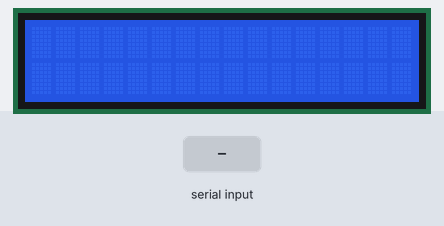
The sketch below on a simulated Arduino Uno, built with avr-gcc and run on an emulated ATmega328P. Parts: 16×2 character LCD. The inputs (shaded band) are chosen by the test bench.

Above: at 1.2 s.
1.3 s: "0" received over Serial
At 2.4 s:
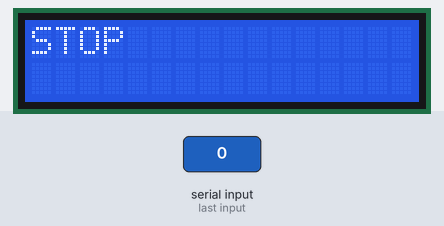
2.8 s: "1" received over Serial
At 3.7 s:
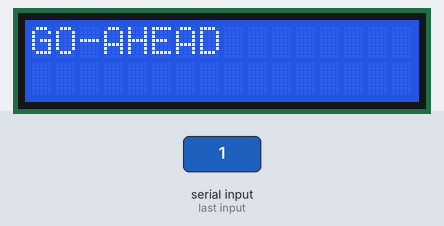
4.3 s: "2" received over Serial
At 5.7 s:
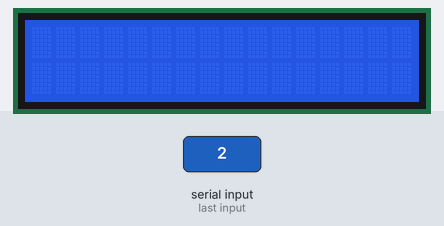
Timing chart, 0 to 7.3 s (numbered marks = the images above; inputs shaded):
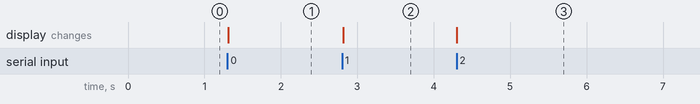

Measured:
- after the input at 1.3 s, the display: changes at once (image 1)
- after the input at 2.8 s, the display: changes at once (image 2)
- after the input at 4.3 s, the display: changes at once (image 3)

The sketch:

sketch_may01a.ino
```cpp
#include <Wire.h>
#include <LiquidCrystal_I2C.h>
LiquidCrystal_I2C lcd(0x3f, 2, 1, 0, 4, 5, 6, 7, 3, POSITIVE);
char control = '0';

void setup() {
  Serial.begin(9600);
  lcd.begin(16, 2);
}
void loop() {
  if(Serial.available() > 0){
    control = Serial.read();
    lcd.clear();
    if(control == '0'){
      lcd.println("STOP");
    }
    if(control == '1'){
      lcd.println("GO-AHEAD");
    }
  }
}
```
